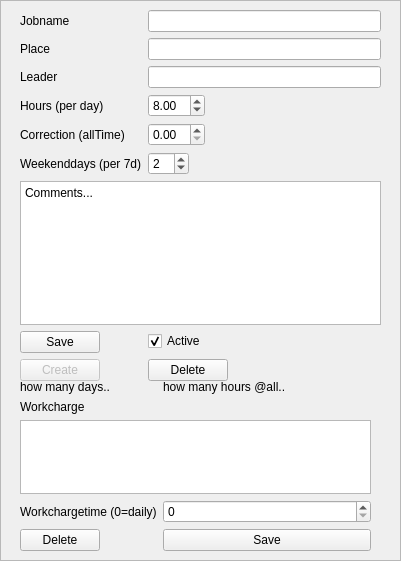
     <widget class="QFrame" name="frame_6">
      <property name="geometry">
       <rect>
        <x>439</x>
        <y>0</y>
        <width>401</width>
        <height>561</height>
       </rect>
      </property>
      <property name="frameShape">
       <enum>QFrame::StyledPanel</enum>
      </property>
      <property name="frameShadow">
       <enum>QFrame::Raised</enum>
      </property>
      <widget class="QWidget" name="formLayoutWidget">
       <property name="geometry">
        <rect>
         <x>20</x>
         <y>10</y>
         <width>361</width>
         <height>371</height>
        </rect>
       </property>
       <layout class="QFormLayout" name="formLayout">
        <property name="fieldGrowthPolicy">
         <enum>QFormLayout::ExpandingFieldsGrow</enum>
        </property>
        <property name="labelAlignment">
         <set>Qt::AlignLeading|Qt::AlignLeft|Qt::AlignVCenter</set>
        </property>
        <item row="0" column="0">
         <widget class="QLabel" name="label_5">
          <property name="text">
           <string>Jobname</string>
          </property>
         </widget>
        </item>
        <item row="0" column="1">
         <widget class="QLineEdit" name="jobname"/>
        </item>
        <item row="1" column="0">
         <widget class="QLabel" name="label_6">
          <property name="text">
           <string>Place</string>
          </property>
         </widget>
        </item>
        <item row="1" column="1">
         <widget class="QLineEdit" name="jobplace"/>
        </item>
        <item row="2" column="0">
         <widget class="QLabel" name="label_7">
          <property name="text">
           <string>Leader</string>
          </property>
         </widget>
        </item>
        <item row="2" column="1">
         <widget class="QLineEdit" name="baustellenleiter"/>
        </item>
        <item row="3" column="0">
         <widget class="QLabel" name="label_9">
          <property name="text">
           <string>Hours (per day)</string>
          </property>
         </widget>
        </item>
        <item row="3" column="1">
         <widget class="QDoubleSpinBox" name="hours">
          <property name="maximum">
           <double>24.000000000000000</double>
          </property>
          <property name="value">
           <double>8.000000000000000</double>
          </property>
         </widget>
        </item>
        <item row="5" column="0">
         <widget class="QLabel" name="label_12">
          <property name="text">
           <string>Correction (allTime)</string>
          </property>
         </widget>
        </item>
        <item row="5" column="1">
         <widget class="QDoubleSpinBox" name="correctionHours"/>
        </item>
        <item row="6" column="0">
         <widget class="QLabel" name="label_11">
          <property name="text">
           <string>Weekenddays (per 7d)</string>
          </property>
         </widget>
        </item>
        <item row="6" column="1">
         <widget class="QSpinBox" name="weekendDays">
          <property name="value">
           <number>2</number>
          </property>
         </widget>
        </item>
        <item row="7" column="0" colspan="2">
         <widget class="QPlainTextEdit" name="jobComment">
          <property name="plainText">
           <string>Comments...</string>
          </property>
         </widget>
        </item>
        <item row="9" column="0">
         <widget class="QPushButton" name="saveJob">
          <property name="text">
           <string>Save</string>
          </property>
         </widget>
        </item>
        <item row="9" column="1">
         <widget class="QCheckBox" name="active">
          <property name="text">
           <string>Active</string>
          </property>
          <property name="checked">
           <bool>true</bool>
          </property>
         </widget>
        </item>
        <item row="10" column="0">
         <widget class="QPushButton" name="createJob">
          <property name="enabled">
           <bool>false</bool>
          </property>
          <property name="text">
           <string>Create</string>
          </property>
         </widget>
        </item>
        <item row="10" column="1">
         <widget class="QPushButton" name="deleteJob">
          <property name="text">
           <string>Delete</string>
          </property>
         </widget>
        </item>
       </layout>
      </widget>
      <widget class="QWidget" name="formLayoutWidget_9">
       <property name="geometry">
        <rect>
         <x>20</x>
         <y>380</y>
         <width>351</width>
         <height>171</height>
        </rect>
       </property>
       <layout class="QFormLayout" name="formLayout_9">
        <property name="labelAlignment">
         <set>Qt::AlignLeading|Qt::AlignLeft|Qt::AlignVCenter</set>
        </property>
        <item row="0" column="0">
         <widget class="QLabel" name="daysCalc">
          <property name="text">
           <string>how many days..</string>
          </property>
         </widget>
        </item>
        <item row="0" column="1">
         <widget class="QLabel" name="hoursCalc">
          <property name="text">
           <string>how many hours @all..</string>
          </property>
         </widget>
        </item>
        <item row="4" column="0">
         <widget class="QPushButton" name="deleteWorkSpese">
          <property name="text">
           <string>Delete</string>
          </property>
         </widget>
        </item>
        <item row="3" column="0">
         <widget class="QLabel" name="label_28">
          <property name="text">
           <string>Workchargetime (0=daily)</string>
          </property>
         </widget>
        </item>
        <item row="2" column="0" colspan="2">
         <widget class="QListWidget" name="workChargesList"/>
        </item>
        <item row="4" column="1">
         <widget class="QPushButton" name="wChargeSave">
          <property name="text">
           <string>Save</string>
          </property>
         </widget>
        </item>
        <item row="3" column="1">
         <widget class="QSpinBox" name="wChargeTimes"/>
        </item>
        <item row="1" column="0">
         <widget class="QLabel" name="label_29">
          <property name="text">
           <string>Workcharge</string>
          </property>
         </widget>
        </item>
       </layout>
      </widget>
     </widget>
